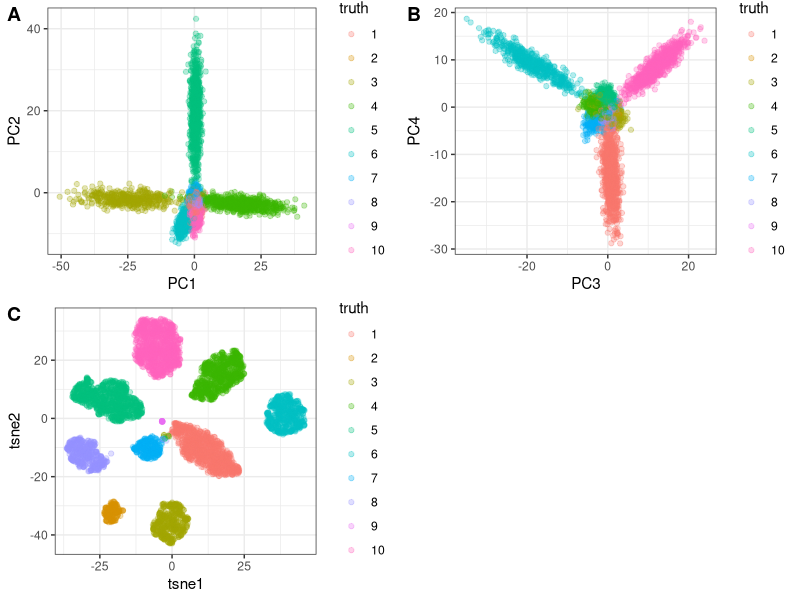
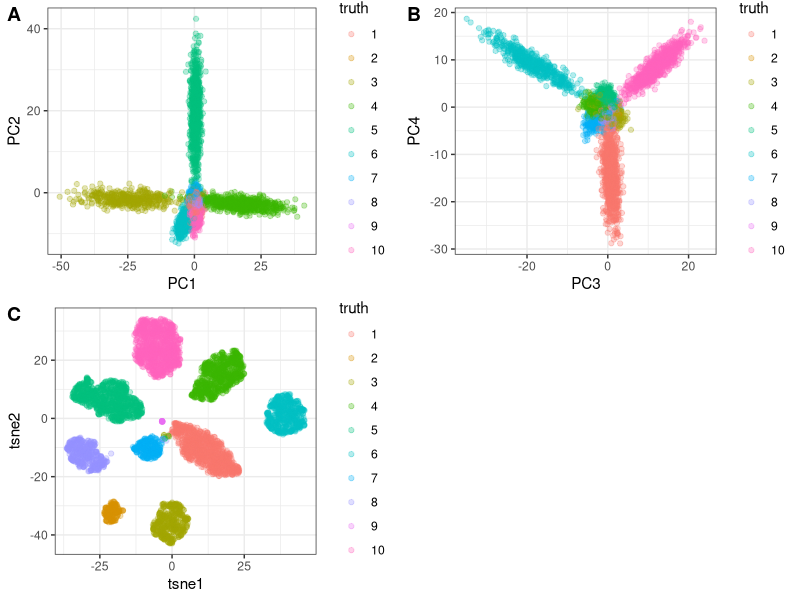

Write R code to recreate these figures, in order.
# 画类和类之间样本的分散图
library(ggplot2)
library(dplyr)
library(magrittr)
library(ggrepel)
library(Rtsne)
library(ggpubr)
# generate data
set.seed(123456)
N = 5000
D = 100
data.norm = matrix(rnorm(N * D, 2), N)
groups.probs = runif(10)
groups = sample(1:10, N, TRUE, groups.probs/sum(groups.probs))
for (gp in unique(groups)) {
  dev = rep(1, D)
  dev[sample.int(D, 3)] = runif(3, -10, 10)
  data.norm[which(groups == gp), ] = data.norm[which(groups == gp), ] %*% diag(dev)
}
info.norm = tibble(truth = factor(groups)) # a data.frame

# PCA analysis
pca.norm = prcomp(data.norm)
info.norm %<>% cbind(pca.norm$x[, 1:4]) # info.norm = cbind(info.norm,pca.norm$x[, 1:4])

# PCA results
p1 = ggplot(info.norm, aes(x = PC1, y = PC2, colour = truth)) + 
  geom_point(alpha = 0.3) + theme_bw()
p2 = ggplot(info.norm, aes(x = PC3, y = PC4, colour = truth)) + 
  geom_point(alpha = 0.3) + theme_bw()

# T-SNE
tsne.norm = Rtsne(pca.norm$x, pca = FALSE)
# --------------------------------------------------
# tsne_out <- Rtsne(
#   pca.norm$x,
#   dims = 2,
#   pca = FALSE,
#   perplexity = 10,
#   theta = 0.0,
#   max_iter = 1000
# )
# --------------------------------------------------
info.norm %<>% mutate(tsne1 = tsne.norm$Y[, 1], tsne2 = tsne.norm$Y[, 2])
p3 = ggplot(info.norm, aes(x = tsne1, y = tsne2, colour = truth)) + geom_point(alpha = 0.3) + theme_bw()

ggarrange(p1, p2, p3, labels = c("A", "B", "C"), ncol = 2, nrow = 2)

ggsave("F5_tsne_example.png", width = 20, height = 15, units = "cm")
